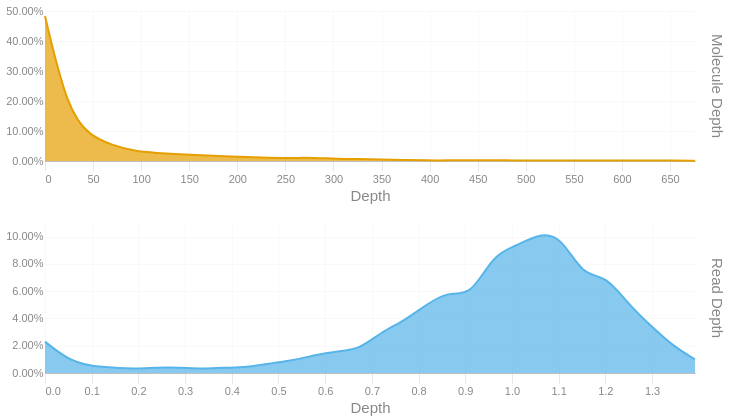

Notebook code for this chart:
### Code cell
readdep = depth_hist(tb['Read Depth'], q99, 3)
readdep = readdep.with_columns(pl.lit('Read Depth').alias('Metric'))
if not SKIPLR:
    moldep = depth_hist(tb['Molecule Depth'], mol_q99, 1)
    moldep = moldep.with_columns(pl.lit('Molecule Depth').alias('Metric'))
    _hist = pl.concat([readdep, moldep])
    _hist = _hist.filter(pl.col('Proportion') != 0)
    with SafeRender(_hist):
        (
            alt.Chart(_hist)        
            .mark_area(interpolate = "basis")
            .encode(
                x=alt.X('Bin:Q').scale(domainMin=0).axis(alt.Axis(title='Depth')),
                y = alt.Y('Proportion:Q', title = None).axis(format = '.2%'),
                color = alt.Color('Metric:N').legend(None),
                row = alt.Row("Metric:N").header(title = None, labelOrient = 'right'),
                tooltip = [
                    alt.Tooltip("Metric:N", title = "Metric"),
                    alt.Tooltip('Interval:N', title = "Depth Interval"),
                    alt.Tooltip('Proportion:Q', title = "% Alignments").format('.2%')
                ]
            )
            .resolve_scale(x='independent', y='independent')
            .properties(
                height = 150, width = 650,
                usermeta={'embedOptions': {'downloadFileName': f'{samplename}.depth.hist'}}
            )
        ).display()
else:
    readdep = readdep.filter(pl.col('Proportion') != 0)
    with SafeRender(readdep):
        (
            alt.Chart(readdep)        
            .mark_area(interpolate = "basis")
            .encode(
                x=alt.X('Bin:Q').scale(domainMin=0).axis(alt.Axis(title='Depth')),
                y = alt.Y('Proportion:Q', title = None).axis(format = '.2%'),
                tooltip = [
                    alt.Tooltip('Interval:N', title = "Depth Interval"),
                    alt.Tooltip('Proportion:Q', title = "% Alignments").format('.2%')
                ]
            )
            .properties(
                usermeta={'embedOptions': {'downloadFileName': f'{samplename}.depth.hist'}}
            )
        ).display()

### Figure 1 — Vega-Lite specification as saved in the notebook (floating-point values rounded to 4 significant figures)
{"width": 650, "height": 150, "config": {"title": {"anchor": "start", "dy": -15, "fontSize": 18, "color": "#888888", "subtitleColor": "#888888", "subtitleFontSize": 14}, "arc": {"fill": "#0072B2"}, "axis": {"domainColor": "#888888", "domainWidth": 0.5, "gridWidth": 0.2, "grid": false, "titleFontWeight": 400, "titleFontSize": 15, "labelFontSize": 11, "labelColor": "#888888", "tickColor": "#888888", "tickWidth": 0.2, "titleColor": "#888888"}, "axisBand": {"grid": false}, "axisX": {"grid": true, "tickSize": 10, "domainCap": "round"}, "axisY": {"domain": false, "grid": true, "tickSize": 0, "domainCap": "round"}, "background": "transparent", "header": {"labelFontSize": 15, "labelColor": "#888888", "titleFontSize": 15, "titleFontWeight": 600, "titleColor": "#888888"}, "legend": {"labelFont": "sans-serif", "labelFontSize": 12, "labelColor": "#888888", "symbolSize": 100, "symbolType": "circle", "titleFontSize": 12, "titlePadding": 10, "titleColor": "#888888", "title": null}, "range": {"category": ["#E69F00", "#56B4E9", "#009E73", "#F0E442", "#0072B2", "#D55E00", "#CC79A7", "#000000"], "diverging": ["#cfe8f3", "#a2d4ec", "#73bfe2", "#46abdb", "#1696d2", "#12719e"]}, "area": {"fill": "#0072B2", "fillOpacity": 0.7, "line": true, "strokeOpacity": 0.7}, "line": {"color": "#0072B2", "stroke": "#0072B2", "strokeWidth": 2}, "trail": {"color": "#0072B2", "stroke": "#0072B2", "strokeWidth": 0, "size": 1}, "point": {"filled": true, "fillOpacity": 1.0, "size": 95}, "text": {"color": "#888888", "fontSize": 11, "align": "right", "fontWeight": 400, "size": 11}, "bar": {"fill": "#0072B2", "stroke": null}, "view": {"stroke": null, "continuousWidth": 660, "continuousHeight": 400}}, "data": {"name": "data-15b335327428ddda49fa327c553698f2"}, "mark": {"type": "area", "interpolate": "basis"}, "encoding": {"color": {"field": "Metric", "legend": null, "type": "nominal"}, "row": {"field": "Metric", "header": {"title": null, "labelOrient": "right"}, "type": "nominal"}, "tooltip": [{"field": "Metric", "title": "Metric", "type": "nominal"}, {"field": "Interval", "title": "Depth Interval", "type": "nominal"}, {"field": "Proportion", "format": ".2%", "title": "% Alignments", "type": "quantitative"}], "x": {"axis": {"title": "Depth"}, "field": "Bin", "scale": {"domainMin": 0}, "type": "quantitative"}, "y": {"axis": {"format": ".2%"}, "field": "Proportion", "title": null, "type": "quantitative"}}, "resolve": {"scale": {"x": "independent", "y": "independent"}}, "usermeta": {"embedOptions": {"downloadFileName": "S5_Hudson_1195.depth.hist"}}, "$schema": "https://vega.github.io/schema/vega-lite/v6.1.0.json", "datasets": {"data-15b335327428ddda49fa327c553698f2": [{"Bin": 0.0, "Interval": "0.0-0.048", "Proportion": 0.023, "Metric": "Read Depth"}, {"Bin": 0.048, "Interval": "0.048-0.096", "Proportion": 0.01, "Metric": "Read Depth"}, {"Bin": 0.096, "Interval": "0.096-0.144", "Proportion": 0.005, "Metric": "Read Depth"}, {"Bin": 0.144, "Interval": "0.144-0.192", "Proportion": 0.004, "Metric": "Read Depth"}, {"Bin": 0.192, "Interval": "0.192-0.24", "Proportion": 0.003, "Metric": "Read Depth"}, {"Bin": 0.24, "Interval": "0.24-0.288", "Proportion": 0.004, "Metric": "Read Depth"}, {"Bin": 0.288, "Interval": "0.288-0.336", "Proportion": 0.004, "Metric": "Read Depth"}, {"Bin": 0.336, "Interval": "0.336-0.384", "Proportion": 0.003, "Metric": "Read Depth"}, {"Bin": 0.384, "Interval": "0.384-0.432", "Proportion": 0.004, "Metric": "Read Depth"}, {"Bin": 0.432, "Interval": "0.432-0.48", "Proportion": 0.004, "Metric": "Read Depth"}, {"Bin": 0.48, "Interval": "0.48-0.528", "Proportion": 0.007, "Metric": "Read Depth"}, {"Bin": 0.528, "Interval": "0.528-0.576", "Proportion": 0.009, "Metric": "Read Depth"}, {"Bin": 0.576, "Interval": "0.576-0.624", "Proportion": 0.013, "Metric": "Read Depth"}, {"Bin": 0.624, "Interval": "0.624-0.672", "Proportion": 0.016, "Metric": "Read Depth"}, {"Bin": 0.672, "Interval": "0.672-0.72", "Proportion": 0.017, "Metric": "Read Depth"}, {"Bin": 0.72, "Interval": "0.72-0.768", "Proportion": 0.03, "Metric": "Read Depth"}, {"Bin": 0.768, "Interval": "0.768-0.816", "Proportion": 0.038, "Metric": "Read Depth"}, {"Bin": 0.816, "Interval": "0.816-0.864", "Proportion": 0.05, "Metric": "Read Depth"}, {"Bin": 0.864, "Interval": "0.864-0.912", "Proportion": 0.06, "Metric": "Read Depth"}, {"Bin": 0.912, "Interval": "0.912-0.96", "Proportion": 0.056, "Metric": "Read Depth"}, {"Bin": 0.96, "Interval": "0.96-1.008", "Proportion": 0.087, "Metric": "Read Depth"}, {"Bin": 1.008, "Interval": "1.008-1.056", "Proportion": 0.093, "Metric": "Read Depth"}, {"Bin": 1.056, "Interval": "1.056-1.104", "Proportion": 0.102, "Metric": "Read Depth"}, {"Bin": 1.104, "Interval": "1.104-1.152", "Proportion": 0.101, "Metric": "Read Depth"}, {"Bin": 1.152, "Interval": "1.152-1.2", "Proportion": 0.071, "Metric": "Read Depth"}, {"Bin": 1.2, "Interval": "1.2-1.248", "Proportion": 0.072, "Metric": "Read Depth"}, {"Bin": 1.248, "Interval": "1.248-1.296", "Proportion": 0.051, "Metric": "Read Depth"}, {"Bin": 1.296, "Interval": "1.296-1.344", "Proportion": 0.035, "Metric": "Read Depth"}, {"Bin": 1.344, "Interval": "1.344-1.392", "Proportion": 0.02, "Metric": "Read Depth"}, {"Bin": 1.392, "Interval": "1.392-1.44", "Proportion": 0.01, "Metric": "Read Depth"}, {"Bin": 0.0, "Interval": "0.0-23.3", "Proportion": 0.483, "Metric": "Molecule Depth"}, {"Bin": 23.3, "Interval": "23.3-46.6", "Proportion": 0.172, "Metric": "Molecule Depth"}, {"Bin": 46.6, "Interval": "46.6-69.9", "Proportion": 0.083, "Metric": "Molecule Depth"}, {"Bin": 69.9, "Interval": "69.9-93.2", "Proportion": 0.053, "Metric": "Molecule Depth"}, {"Bin": 93.2, "Interval": "93.2-116.6", "Proportion": 0.032, "Metric": "Molecule Depth"}, {"Bin": 116.6, "Interval": "116.6-139.9", "Proportion": 0.027, "Metric": "Molecule Depth"}, {"Bin": 139.9, "Interval": "139.9-163.2", "Proportion": 0.022, "Metric": "Molecule Depth"}, {"Bin": 163.2, "Interval": "163.2-186.5", "Proportion": 0.019, "Metric": "Molecule Depth"}, {"Bin": 186.5, "Interval": "186.5-209.8", "Proportion": 0.016, "Metric": "Molecule Depth"}, {"Bin": 209.8, "Interval": "209.8-233.1", "Proportion": 0.013, "Metric": "Molecule Depth"}, {"Bin": 233.1, "Interval": "233.1-256.4", "Proportion": 0.011, "Metric": "Molecule Depth"}, {"Bin": 256.4, "Interval": "256.4-279.7", "Proportion": 0.01, "Metric": "Molecule Depth"}, {"Bin": 279.7, "Interval": "279.7-303.1", "Proportion": 0.011, "Metric": "Molecule Depth"}, {"Bin": 303.1, "Interval": "303.1-326.4", "Proportion": 0.007, "Metric": "Molecule Depth"}, {"Bin": 326.4, "Interval": "326.4-349.7", "Proportion": 0.007, "Metric": "Molecule Depth"}, {"Bin": 349.7, "Interval": "349.7-373.0", "Proportion": 0.005, "Metric": "Molecule Depth"}, {"Bin": 373.0, "Interval": "373.0-396.3", "Proportion": 0.003, "Metric": "Molecule Depth"}, {"Bin": 396.3, "Interval": "396.3-419.6", "Proportion": 0.002, "Metric": "Molecule Depth"}, {"Bin": 419.6, "Interval": "419.6-442.9", "Proportion": 0.002, "Metric": "Molecule Depth"}, {"Bin": 442.9, "Interval": "442.9-466.2", "Proportion": 0.003, "Metric": "Molecule Depth"}, {"Bin": 466.2, "Interval": "466.2-489.6", "Proportion": 0.003, "Metric": "Molecule Depth"}, {"Bin": 489.6, "Interval": "489.6-512.9", "Proportion": 0.002, "Metric": "Molecule Depth"}, {"Bin": 512.9, "Interval": "512.9-536.2", "Proportion": 0.001, "Metric": "Molecule Depth"}, {"Bin": 536.2, "Interval": "536.2-559.5", "Proportion": 0.002, "Metric": "Molecule Depth"}, {"Bin": 559.5, "Interval": "559.5-582.8", "Proportion": 0.002, "Metric": "Molecule Depth"}, {"Bin": 582.8, "Interval": "582.8-606.1", "Proportion": 0.001, "Metric": "Molecule Depth"}, {"Bin": 606.1, "Interval": "606.1-629.4", "Proportion": 0.002, "Metric": "Molecule Depth"}, {"Bin": 629.4, "Interval": "629.4-652.7", "Proportion": 0.001, "Metric": "Molecule Depth"}, {"Bin": 652.7, "Interval": "652.7-676.0", "Proportion": 0.002, "Metric": "Molecule Depth"}, {"Bin": 676.0, "Interval": "676.0-699.36", "Proportion": 0.001, "Metric": "Molecule Depth"}]}}
